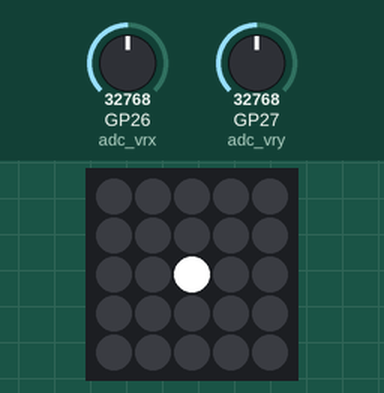
This program was run on a simulated Raspberry Pi Pico running MicroPython. On the bench: 5×5 RGB LED matrix. Inputs (shaded band) come from the test bench; at power-on: GP27 (adc_vry) = 32768, GP26 (adc_vrx) = 32768 (analog values on the 0–65535 scale). The 25 LEDs are laid out as on the BitDogLab board (LED 0 bottom right, every second row reversed).

Above: at 1.2 s.
1.3 s: GP27 (adc_vry) set to 45874
At 1.9 s:
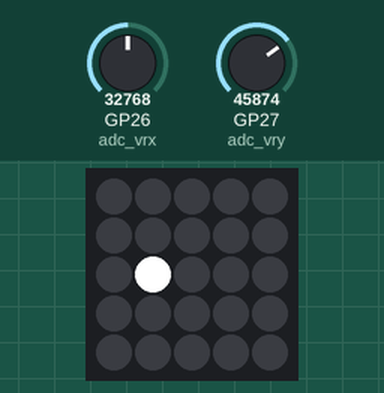
2.8 s: GP26 (adc_vrx) set to 19660
At 4.0 s:
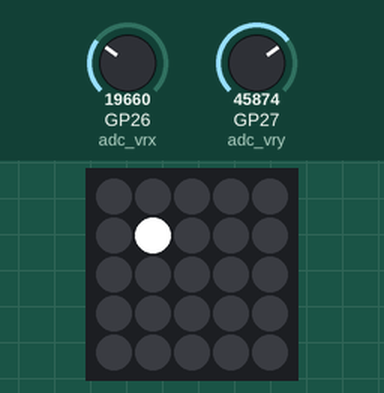
4.3 s: GP26 (adc_vrx) set to 7864
At 5.0 s:
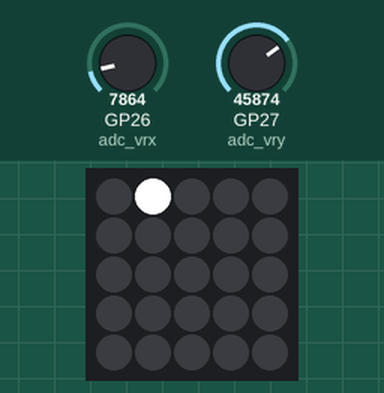
5.8 s: GP27 (adc_vry) set to 57670
At 7.0 s:
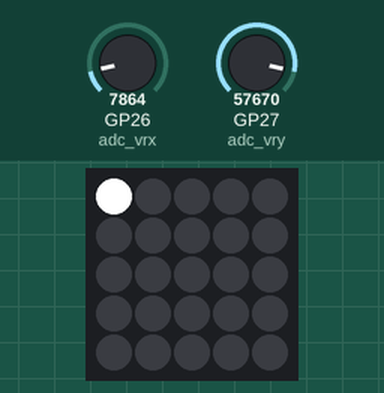
7.3 s: GP26 (adc_vrx) set to 0
At 7.9 s:
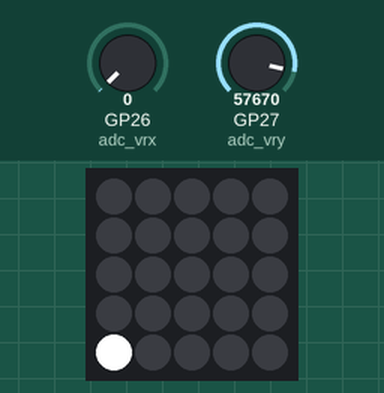
8.8 s: GP27 (adc_vry) set to 32767
At 10.0 s:
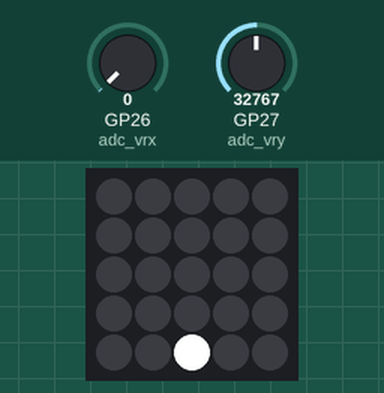
Timing chart, 0 to 11.3 s (numbered marks = the images above; inputs shaded):
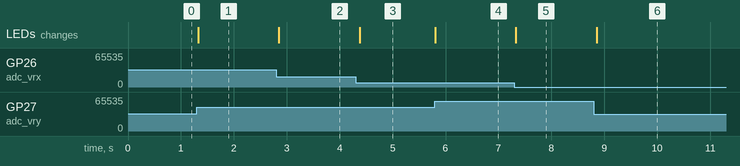

The program:

V1A_funcionando_com_ajuste_de_offset_funcionando.py
```python
from machine import Pin, ADC, PWM
import neopixel
import time

# Número de LEDs na sua matriz 5x5
NUM_LEDS = 25

# Inicializar a matriz de NeoPixels no GPIO7
np = neopixel.NeoPixel(Pin(7), NUM_LEDS)

# Definindo a matriz de LEDs
LED_MATRIX = [
    [24, 23, 22, 21, 20],
    [15, 16, 17, 18, 19],
    [14, 13, 12, 11, 10],
    [5, 6, 7, 8, 9],
    [4, 3, 2, 1, 0]
]

# Inicializar ADC para os pinos VRx (GPIO26) e VRy (GPIO27)
adc_vrx = ADC(Pin(26))
adc_vry = ADC(Pin(27))

def map_value(value, in_min, in_max, out_min, out_max):
    return (value - in_min) * (out_max - out_min) // (in_max - in_min) + out_min

while True:
    # Ler valores analógicos de VRx e VRy
    vrx_value = adc_vrx.read_u16()
    vry_value = adc_vry.read_u16()

    # Mapear valores para o intervalo [0, 4] para corresponder aos índices da matriz
    #row = map_value(vrx_value, 240, 65279, 0, 4)
    offsetx = 0
    offsety = 400
    row = map_value(vrx_value - offsetx, 240, 65279, 0, 4)
    col = map_value(vry_value - offsety, 65278, 240, 0, 4)

    # Desligar todos os LEDs
    for i in range(NUM_LEDS):
        np[i] = (0, 0, 0)

    # Acender o LED correspondente
    led_index = LED_MATRIX[row][col]
    np[led_index] = (255, 255, 255)  # Define o LED como branco
    np.write()  # Atualiza o estado da matriz

    # Esperar um pouco antes da próxima leitura
    time.sleep(0.1)
```

Measured:
- after the input at 1.3 s, the LEDs: change at once (image 1)
- after the input at 2.8 s, the LEDs: change after 0.05 s (image 2)
- after the input at 4.3 s, the LEDs: change after 0.08 s (image 3)
- after the input at 5.8 s, the LEDs: change at once (image 4)
- after the input at 7.3 s, the LEDs: change at once (image 5)
- after the input at 8.8 s, the LEDs: change after 0.05 s (image 6)
